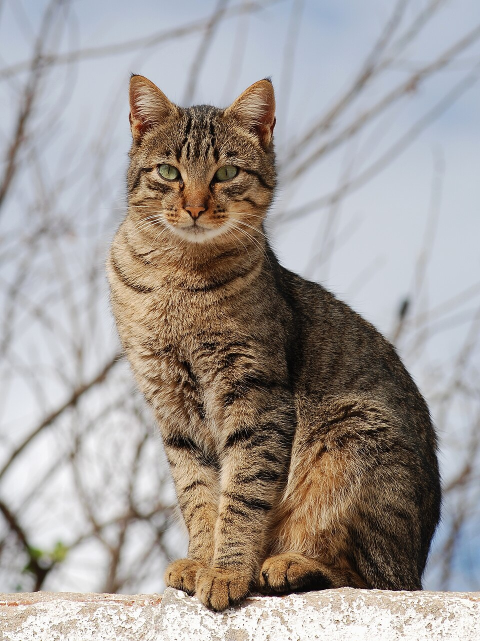
#> input picture Cat/Cat.jpg, 960 x 1282 px (shown at 1/2 size)
$ python itstepprojectivan222.py
#> lines starting #> are read from the running program, lines starting #| are printed output that depends on the picture
import cv2
from PIL import Image

image_path = 'Cat.jpg'
cat_face_cascade = cv2.CascadeClassifier('haarcascade_frontalcatface_extended.xml')
image=cv2.imread(image_path)
#> image is the input picture: shape (1282, 960, 3); mean B, G, R 150.5, 154.8, 161.7
cat_face = cat_face_cascade.detectMultiScale(image)
#> cat_face = [[360, 398, 61, 61]]

cat = Image.open(image_path)
glasses = Image.open('glasses.png')
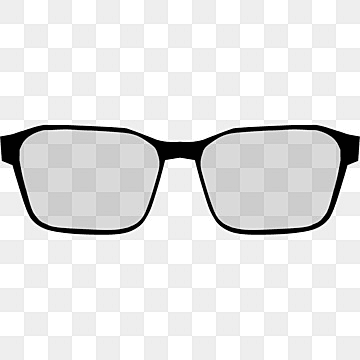
#> input picture Cat/glasses.png, 360 x 360 px
#> glasses is the input picture: PIL image 360x360 L; min 1, max 255, mean 229.2
cat = cat.convert("RGBA")
#> cat: PIL image 960x1282 RGBA
glasses = glasses.convert("RGBA")
#> glasses: PIL image 360x360 RGBA
for (x,y,w,h) in cat_face:
    glasses = glasses.resize((w,int(h/3)))
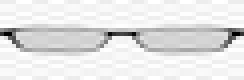
#> glasses: PIL image 61x20 RGBA (shown 4 times larger); mean R, G, B, A 229.1, 229.1, 229.1, 255
    cat.paste(glasses,(x, int(y+h/4)), glasses)
    cat.save("cat_with_glasses.png")
    cat_with_glasses = cv2.imread('cat_with_glasses.png')
    cv2.imshow("Cat with glasses", cat_with_glasses)
    cv2.waitKey()
